Frame 1 (no input): blank canvas, image omitted
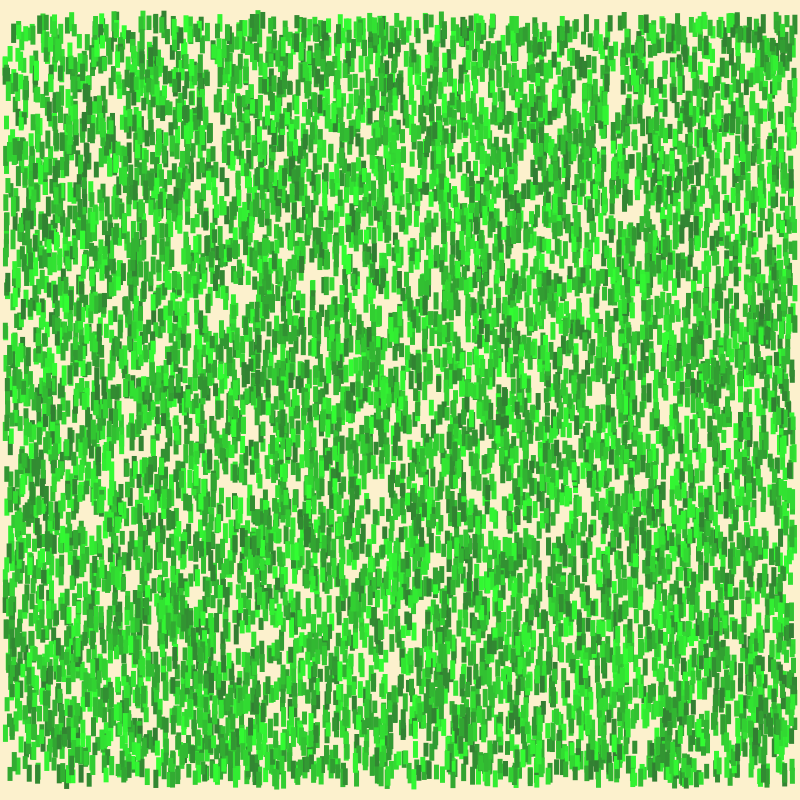
Frame 60 (the mouse pressed at the canvas centre just before this capture)
Frame 120 (the mouse held since frame 60 and released just before this capture): identical to frame 60, image omitted

The Processing sketch that drew this single still picture (run headless with seeded random() and noise(); from frame 60 on, the mouse is pressed at the canvas centre):

// Processing sketch: question_5
// ── question_5.pde
/*
Write a program that shows a field of grass growing. Each blade of grass should start out with height zero 
(each blade of grass is first just a seed in the dirt) and grows over time until its maximum height is reached. 
The maximum height of each blade of grass should be stored in the object so it can be different 
(do you need a new field in the class definition?).

Add a mouseClicked() function that restarts the growing process with each blade of grass with height zero.
*/

//////////////////////
// Globals
//////////////////////

final color backgroundColour = color(252, 241, 205);

int grassQuantity = 10000;

Grass[] bladesOfGrass = new Grass[grassQuantity];

//////////////////////
// Classes
//////////////////////

class Grass {
    float x;
    float y;
    color colour;
    float h;
    float maxHeight;
}

//////////////////////
// Setup
//////////////////////

void setup() {
    size(800, 800); 

    generateGrass();
}

void generateGrass() {
    for (int i = 0; i < grassQuantity; i++) {
        bladesOfGrass[i] = new Grass();
        bladesOfGrass[i].x = random(5, width - 5);
        bladesOfGrass[i].y = random(20, height - 20);
        bladesOfGrass[i].colour = color(50, random(125, 255), 50);
        bladesOfGrass[i].h = 0;
        bladesOfGrass[i].maxHeight = random(12,20);
    }
}

//////////////////////
// Drawing
//////////////////////

void draw() {
    frameRate(30);
    background(backgroundColour);
    drawGrass(bladesOfGrass);
    growGrass();
}

void drawGrass(Grass[] bladesOfGrass) {
    rectMode(CENTER);
    noStroke();

    for (int i = 0; i < grassQuantity; i++) {
        fill(bladesOfGrass[i].colour);
        rect(bladesOfGrass[i].x, bladesOfGrass[i].y, 5, bladesOfGrass[i].h);
    }
}

void growGrass() {
    for (int i=0; i < grassQuantity; i++) {
        if (bladesOfGrass[i].h < bladesOfGrass[i].maxHeight) {
            bladesOfGrass[i].h += random(1);
        }
    }
}

void mouseClicked() {
    for (int i = 0; i < grassQuantity; i++) {
        bladesOfGrass[i].h = 0;
    }
}
